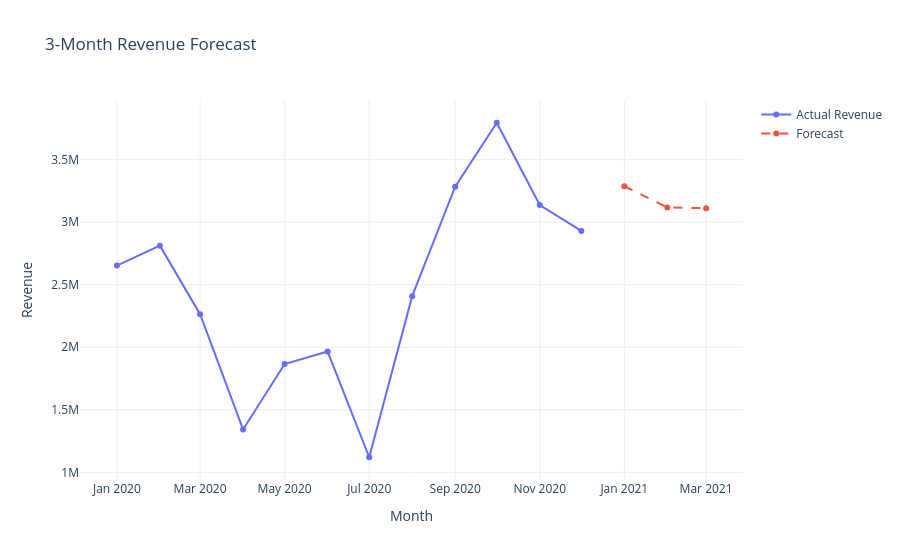

The notebook cell saved with this chart:
### Code cell
# Simple sales forecasting using 3-month moving average

import pandas as pd
import plotly.graph_objects as go

monthly = (
    df_clean.groupby("YearMonth", as_index=False)
    ["Revenue"].sum()
    .sort_values("YearMonth")
)

monthly["Date"] = pd.to_datetime(monthly["YearMonth"])

# Forecast next 3 months recursively
history = monthly["Revenue"].tolist()
predictions = []

for i in range(3):
    forecast = sum(history[-3:]) / 3
    predictions.append(forecast)
    history.append(forecast)

future_dates = pd.date_range(
    start=monthly["Date"].max() + pd.DateOffset(months=1),
    periods=3,
    freq="MS"
)

forecast_df = pd.DataFrame({
    "Date": future_dates,
    "ForecastRevenue": predictions
})

# Visualize
fig = go.Figure()

fig.add_trace(go.Scatter(
    x=monthly["Date"],
    y=monthly["Revenue"],
    mode="lines+markers",
    name="Actual Revenue"
))

fig.add_trace(go.Scatter(
    x=forecast_df["Date"],
    y=forecast_df["ForecastRevenue"],
    mode="lines+markers",
    name="Forecast",
    line=dict(dash="dash")
))

fig.update_layout(
    title="3-Month Revenue Forecast",
    xaxis_title="Month",
    yaxis_title="Revenue",
    template="plotly_white"
)

fig.show()

display(forecast_df)

forecast_df.to_parquet(
    "sales_forecast.parquet",
    index=False
)

print("Forecast saved successfully!")

### Figure 1 — Plotly figure (JSON) as saved in the notebook; plotly's stock layout.template omitted (floating-point values rounded to 4 significant figures)
{"data": [{"mode": "lines+markers", "name": "Actual Revenue", "type": "scatter", "x": ["2020-01-01T00:00:00.000000", "2020-02-01T00:00:00.000000", "2020-03-01T00:00:00.000000", "2020-04-01T00:00:00.000000", "2020-05-01T00:00:00.000000", "2020-06-01T00:00:00.000000", "2020-07-01T00:00:00.000000", "2020-08-01T00:00:00.000000", "2020-09-01T00:00:00.000000", "2020-10-01T00:00:00.000000", "2020-11-01T00:00:00.000000", "2020-12-01T00:00:00.000000"], "y": [2653000.0, 2812000.0, 2264000.0, 1343000.0, 1866000.0, 1966000.0, 1121000.0, 2409000.0, 3284000.0, 3795000.0, 3137000.0, 2930000.0]}, {"line": {"dash": "dash"}, "mode": "lines+markers", "name": "Forecast", "type": "scatter", "x": ["2021-01-01T00:00:00.000000", "2021-02-01T00:00:00.000000", "2021-03-01T00:00:00.000000"], "y": [3287000.0, 3118000.0, 3112000.0]}], "layout": {"title": {"text": "3-Month Revenue Forecast"}, "xaxis": {"title": {"text": "Month"}}, "yaxis": {"title": {"text": "Revenue"}}}}
